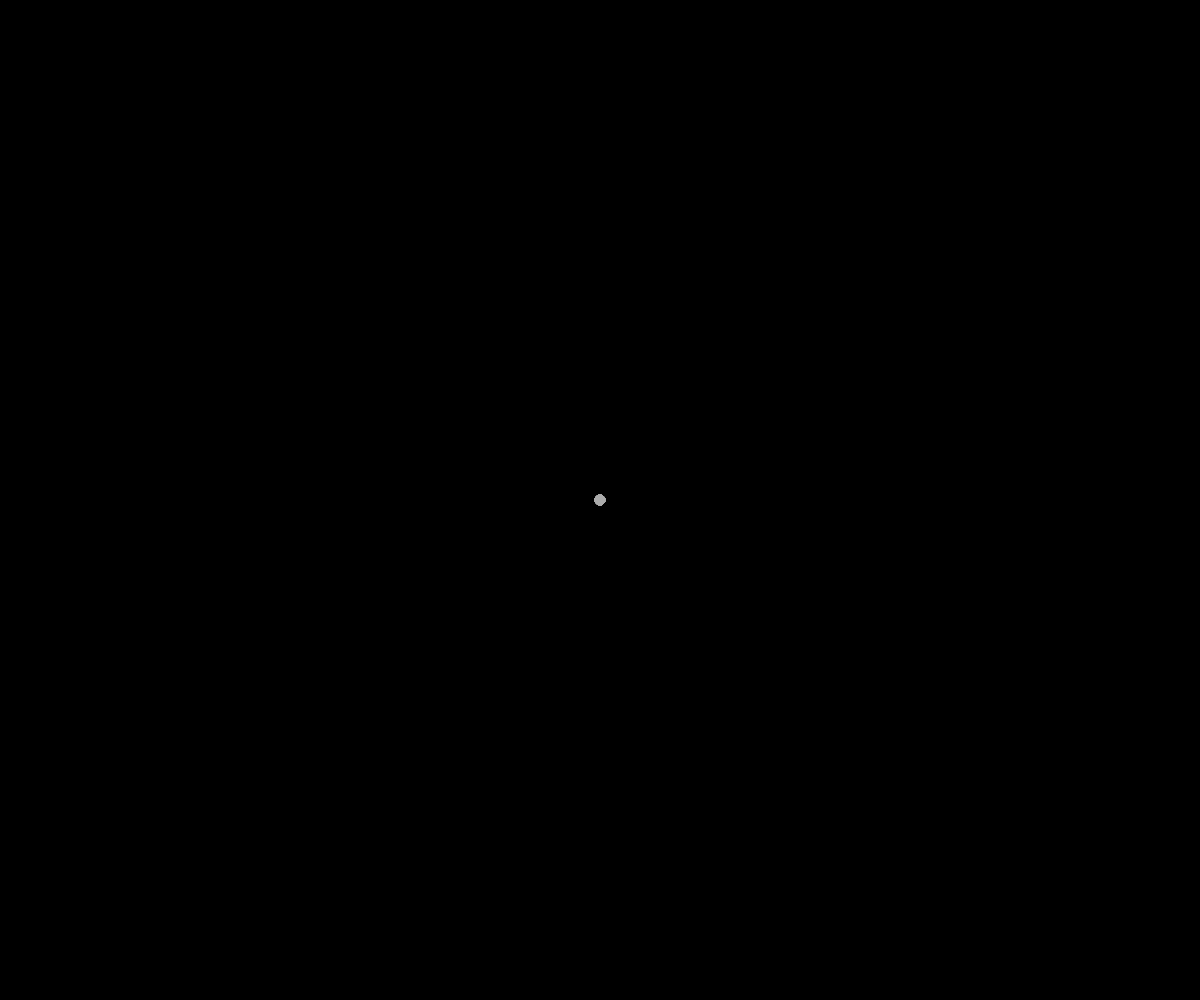
Frame 1 (no input)
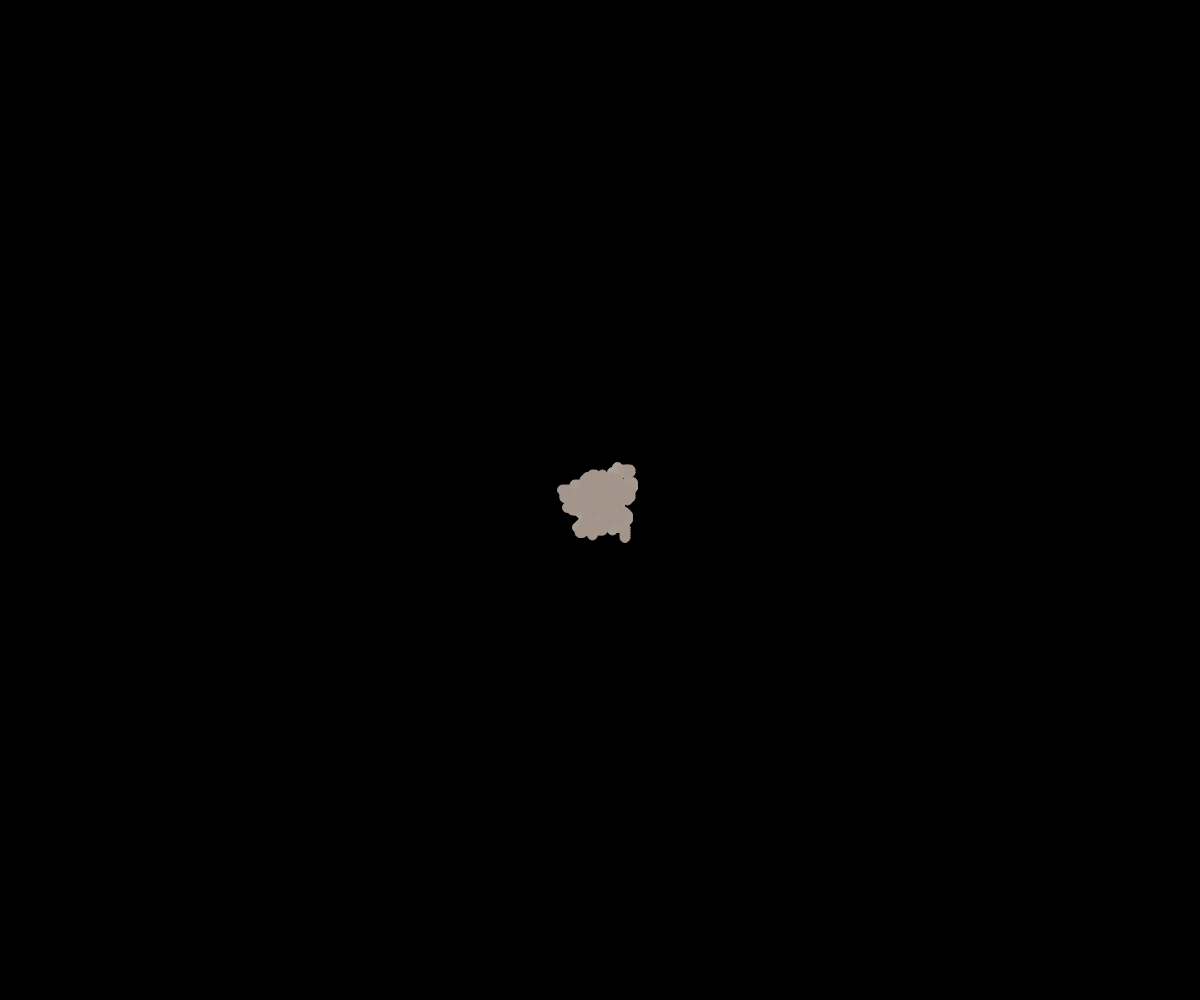
Frame 60 (no input)
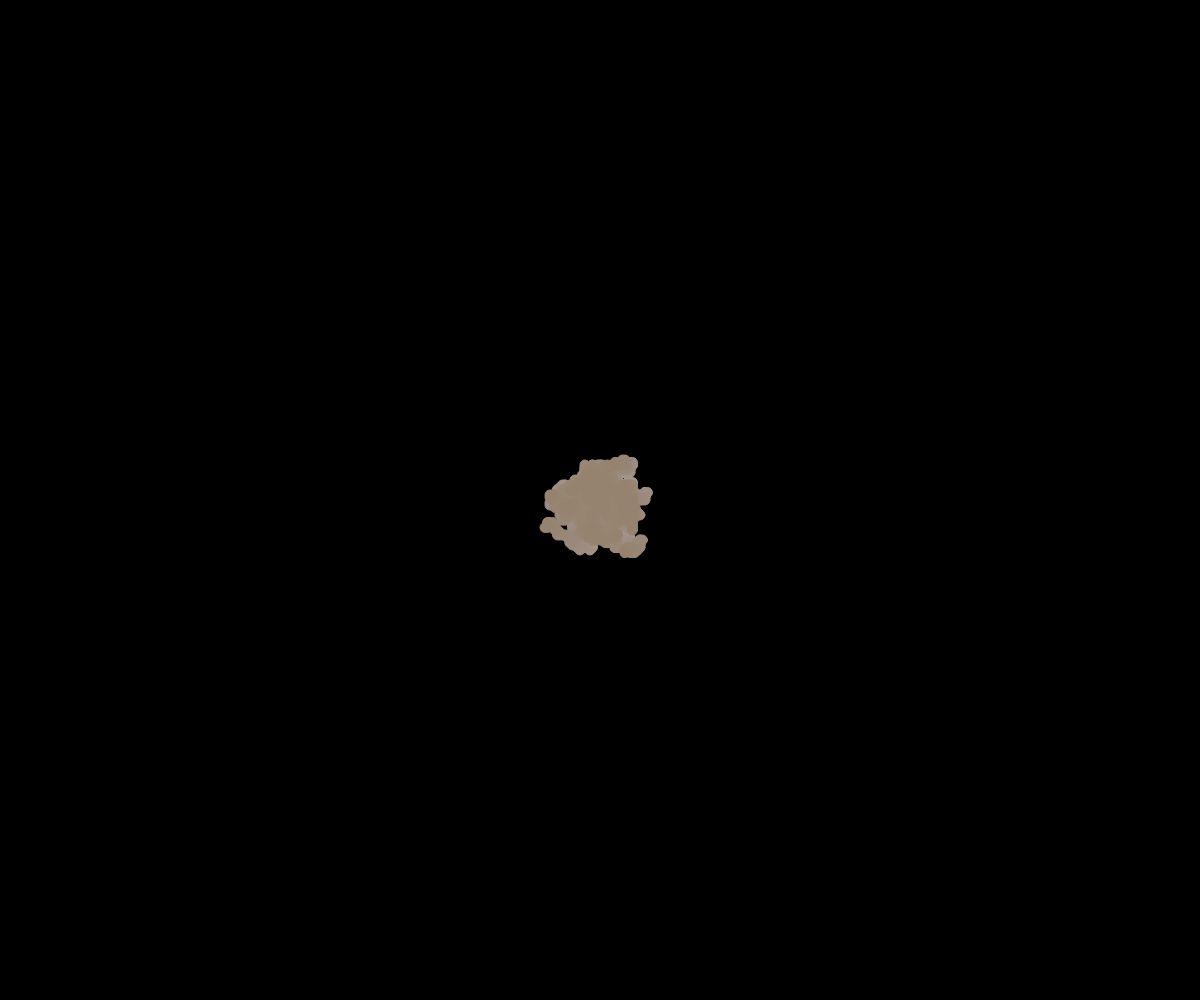
Frame 120 (the mouse pressed at the canvas centre since frame 60)

The p5.js sketch that drew these frames (run headless with seeded random() and noise() and a simulated clock; from frame 60 on, the mouse is pressed at the canvas centre):

// p5.js sketch
// ── sketch.js
const colorMode = {
    randomColor: 1,
    perlinNoise: 2,
}

const numberOfWalkers = 50;
const walkerSize = 10;
const backgroundColor = 0;


let walkers = [];

function setup() {
    createCanvas(window.innerWidth, window.innerHeight);
    background(backgroundColor);

    for (let i = 0; i < numberOfWalkers; i++) {
        walkers.push(new Walker());
    }
}

function draw() {
    for (let i = 0; i < walkers.length; i++) {
        walkers[i].update(colorMode.perlinNoise);
        walkers[i].move(walkerSize);
    }
}

// ── walker.js
class Walker {
    constructor() {
        this.xPosition = width / 2;
        this.yPosition = height / 2;
        this.size = 10;

        this.rNoise = 0;
        this.gNoise = 0;
        this.bNoise = 0;
    }

    update(colorChoice) {
        if (colorChoice == 1) {
            fill(random(0, 255), random(0, 255), random(0, 255));
            stroke(random(0, 255), random(0, 255), random(0, 255));
        } else if (colorChoice == 2) {
            let rColorChange = noise(this.rNoise);
            rColorChange = map(rColorChange, 0, 1, 0, 255);

            let gColorChange = noise(this.gNoise);
            gColorChange = map(gColorChange, 0, 1, 0, 255);

            let bColorChange = noise(this.bNoise);
            bColorChange = map(bColorChange, 0, 1, 0, 255);

            fill(rColorChange, gColorChange, bColorChange);
            stroke(rColorChange, gColorChange, bColorChange);
        } else {
            fill(255);
            stroke(255);
        }

        ellipse(this.xPosition, this.yPosition, this.size, this.size);

        this.rNoise += 0.001;
        this.gNoise += 0.002;
        this.bNoise += 0.003;
    }

    move(_size) {
        this.size = _size;
        const steps = this.size / 4;

        let choice = int(random(4));

        if (choice == 0) {
            this.xPosition += steps;
        } else if (choice == 1) {
            this.xPosition -= steps;
        } else if (choice == 2) {
            this.yPosition += steps;
        } else if (choice == 3) {
            this.yPosition -= steps;
        }

        this.xPosition = constrain(this.xPosition, 0 + this.size, width - this.size);
        this.yPosition = constrain(this.yPosition, 0 + this.size, height - this.size);
    }
}
